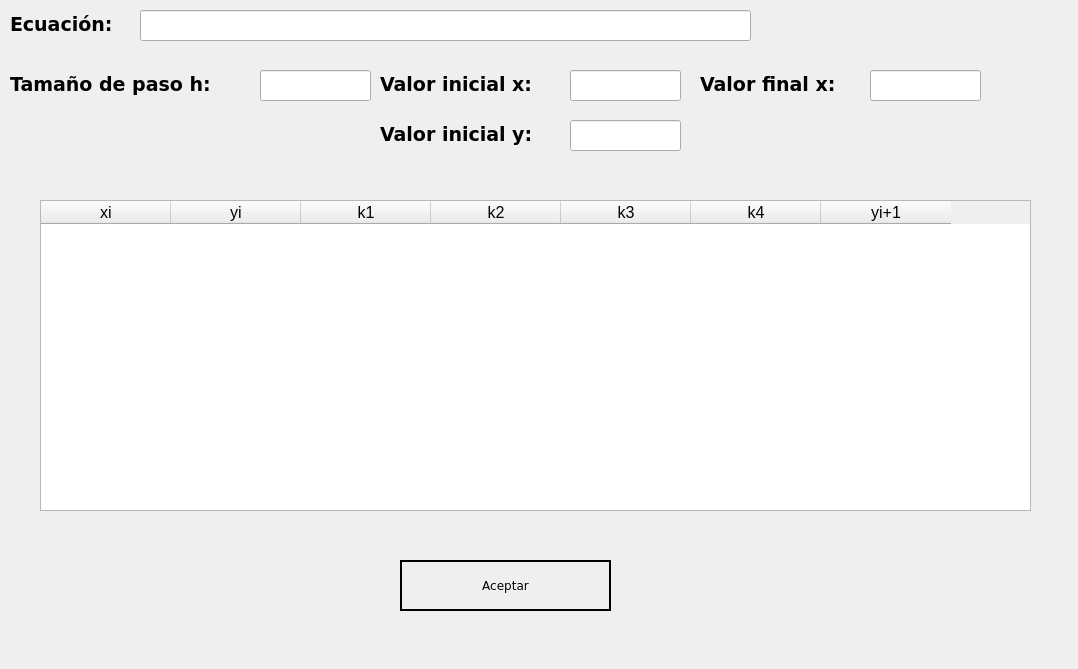
<?xml version="1.0" encoding="UTF-8"?>
<ui version="4.0">
 <class>Dialog</class>
 <widget class="QDialog" name="Dialog">
  <property name="geometry">
   <rect>
    <x>0</x>
    <y>0</y>
    <width>1078</width>
    <height>669</height>
   </rect>
  </property>
  <property name="windowTitle">
   <string>Dialog</string>
  </property>
  <widget class="QLabel" name="label_6">
   <property name="geometry">
    <rect>
     <x>10</x>
     <y>10</y>
     <width>161</width>
     <height>28</height>
    </rect>
   </property>
   <property name="font">
    <font>
     <family>Verdana</family>
     <pointsize>14</pointsize>
     <weight>75</weight>
     <bold>true</bold>
    </font>
   </property>
   <property name="text">
    <string>Ecuación:</string>
   </property>
  </widget>
  <widget class="QPushButton" name="btnaceptar">
   <property name="geometry">
    <rect>
     <x>400</x>
     <y>560</y>
     <width>211</width>
     <height>51</height>
    </rect>
   </property>
   <property name="font">
    <font>
     <family>Verdana</family>
     <underline>false</underline>
     <strikeout>false</strikeout>
    </font>
   </property>
   <property name="styleSheet">
    <string notr="true">QPushButton{
  width: 200px;
  padding: 8px;
  color: black;
  border: 2px solid black;
  text-align: center;
  outline: none;
  text-decoration: none;
}
QPushButton:hover{
 background-color: #fff;
  color: #000;

}</string>
   </property>
   <property name="text">
    <string>Aceptar</string>
   </property>
  </widget>
  <widget class="QLineEdit" name="valorH">
   <property name="geometry">
    <rect>
     <x>260</x>
     <y>70</y>
     <width>111</width>
     <height>31</height>
    </rect>
   </property>
   <property name="font">
    <font>
     <pointsize>16</pointsize>
    </font>
   </property>
   <property name="text">
    <string/>
   </property>
  </widget>
  <widget class="QLineEdit" name="valorY">
   <property name="geometry">
    <rect>
     <x>570</x>
     <y>120</y>
     <width>111</width>
     <height>31</height>
    </rect>
   </property>
   <property name="font">
    <font>
     <pointsize>16</pointsize>
    </font>
   </property>
   <property name="text">
    <string/>
   </property>
  </widget>
  <widget class="QTableWidget" name="mitabla">
   <property name="geometry">
    <rect>
     <x>40</x>
     <y>200</y>
     <width>991</width>
     <height>311</height>
    </rect>
   </property>
   <property name="font">
    <font>
     <pointsize>12</pointsize>
    </font>
   </property>
   <attribute name="horizontalHeaderDefaultSectionSize">
    <number>130</number>
   </attribute>
   <column>
    <property name="text">
     <string>xi</string>
    </property>
   </column>
   <column>
    <property name="text">
     <string>yi</string>
    </property>
   </column>
   <column>
    <property name="text">
     <string>k1</string>
    </property>
   </column>
   <column>
    <property name="text">
     <string>k2</string>
    </property>
   </column>
   <column>
    <property name="text">
     <string>k3</string>
    </property>
   </column>
   <column>
    <property name="text">
     <string>k4</string>
    </property>
   </column>
   <column>
    <property name="text">
     <string>yi+1</string>
    </property>
   </column>
  </widget>
  <widget class="QLabel" name="label_9">
   <property name="geometry">
    <rect>
     <x>700</x>
     <y>70</y>
     <width>191</width>
     <height>28</height>
    </rect>
   </property>
   <property name="font">
    <font>
     <family>Verdana</family>
     <pointsize>14</pointsize>
     <weight>75</weight>
     <bold>true</bold>
    </font>
   </property>
   <property name="text">
    <string>Valor final x:</string>
   </property>
  </widget>
  <widget class="QLineEdit" name="valorA1">
   <property name="geometry">
    <rect>
     <x>570</x>
     <y>70</y>
     <width>111</width>
     <height>31</height>
    </rect>
   </property>
   <property name="font">
    <font>
     <pointsize>16</pointsize>
    </font>
   </property>
   <property name="text">
    <string/>
   </property>
  </widget>
  <widget class="QLabel" name="label_11">
   <property name="geometry">
    <rect>
     <x>380</x>
     <y>120</y>
     <width>191</width>
     <height>28</height>
    </rect>
   </property>
   <property name="font">
    <font>
     <family>Verdana</family>
     <pointsize>14</pointsize>
     <weight>75</weight>
     <bold>true</bold>
    </font>
   </property>
   <property name="text">
    <string>Valor inicial y:</string>
   </property>
  </widget>
  <widget class="QLabel" name="label_7">
   <property name="geometry">
    <rect>
     <x>10</x>
     <y>70</y>
     <width>261</width>
     <height>28</height>
    </rect>
   </property>
   <property name="font">
    <font>
     <family>Verdana</family>
     <pointsize>14</pointsize>
     <weight>75</weight>
     <bold>true</bold>
    </font>
   </property>
   <property name="text">
    <string>Tamaño de paso h:</string>
   </property>
  </widget>
  <widget class="QLineEdit" name="ecuacion">
   <property name="geometry">
    <rect>
     <x>140</x>
     <y>10</y>
     <width>611</width>
     <height>31</height>
    </rect>
   </property>
   <property name="font">
    <font>
     <pointsize>12</pointsize>
    </font>
   </property>
   <property name="text">
    <string/>
   </property>
  </widget>
  <widget class="QLabel" name="label_8">
   <property name="geometry">
    <rect>
     <x>380</x>
     <y>70</y>
     <width>191</width>
     <height>28</height>
    </rect>
   </property>
   <property name="font">
    <font>
     <family>Verdana</family>
     <pointsize>14</pointsize>
     <weight>75</weight>
     <bold>true</bold>
    </font>
   </property>
   <property name="text">
    <string>Valor inicial x:</string>
   </property>
  </widget>
  <widget class="QLineEdit" name="valorA2">
   <property name="geometry">
    <rect>
     <x>870</x>
     <y>70</y>
     <width>111</width>
     <height>31</height>
    </rect>
   </property>
   <property name="font">
    <font>
     <pointsize>16</pointsize>
    </font>
   </property>
   <property name="text">
    <string/>
   </property>
  </widget>
 </widget>
 <resources/>
 <connections/>
</ui>
